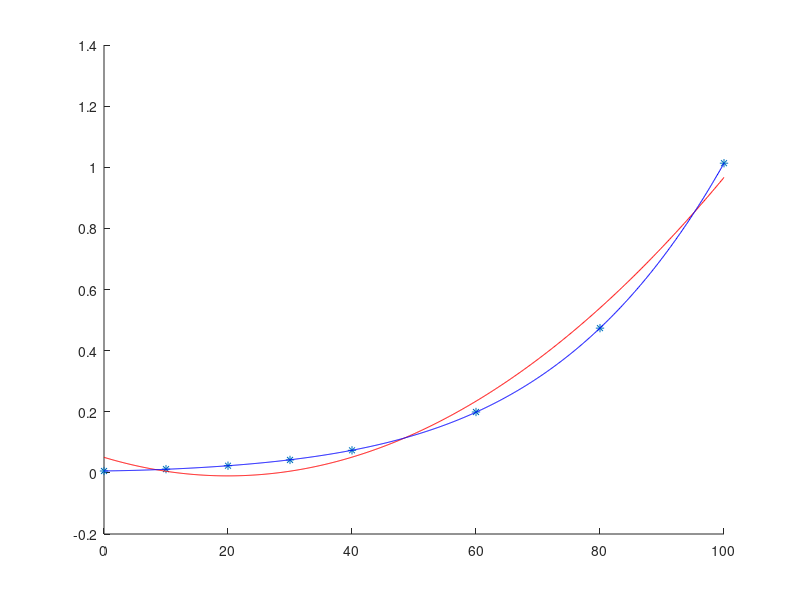

This figure's MATLAB source:
t = [0, 10, 20, 30, 40, 60, 80, 100];
p = [0.0061, 0.0123, 0.0234, 0.0424, 0.0738, 0.1992, 0.4736, 1.0133];

p1 = polyfit(t, p, 2);
p2 = polyfit(t, p, 4);

t1 = polyval(p1, 45);
t2 = polyval(p2, 45);
val = 0.095848;

printf("Error for degree 2: %f\n", (val-t1)^2)
printf("Error for degree 4: %f\n", (val-t2)^2)

z = [0:0.1:100];

hold on;
plot(t, p, '*');
plot(z, polyval(p1, z),'Color','r');
plot(z, polyval(p2, z),'Color','b');


